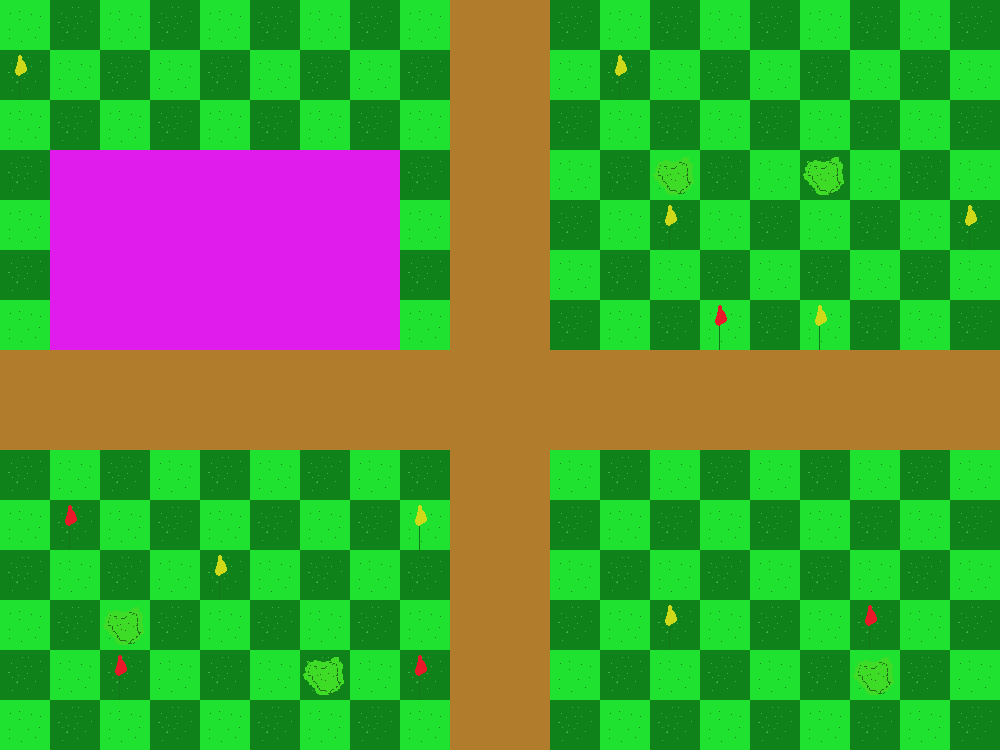

The image is a tile-based game level rendered from a .tmx file. Its description and source (layers, tilesets, objects; grid data summarised) follow:
An orthogonal 20x15 tile map with 50x50 px tiles, 3 tile layers (Floor, Flowers, Solid) and 4 objects (south, north, east, west).

<map version="1.10" tiledversion="1.10.0" orientation="orthogonal" renderorder="right-down" width="20" height="15" tilewidth="50" tileheight="50" infinite="0" nextlayerid="8" nextobjectid="15">
 <editorsettings>
  <export target="tilemap_test2.json" format="json" />
 </editorsettings>
 <tileset firstgid="1" name="tileset_test" tilewidth="50" tileheight="50" tilecount="25" columns="5">
  <image source="tileset_test.png" width="250" height="250" />
 </tileset>
 <group id="3" name="Background">
  <layer id="1" name="Floor" width="20" height="15">
   <data>[300 cells, 300 non-empty, 3 distinct tile ids]</data>
  </layer>
  <layer id="2" name="Flowers" width="20" height="15">
   <data>[300 cells, 13 non-empty, 2 distinct tile ids]</data>
  </layer>
 </group>
 <layer id="7" name="Solid" width="20" height="15">
  <data>[300 cells, 33 non-empty, 2 distinct tile ids]</data>
 </layer>
 <objectgroup id="6" name="Change">
  <object id="6" name="south" x="450" y="749" width="100" height="1">
   <properties>
    <property name="nextScene" value="" />
   </properties>
  </object>
  <object id="12" name="north" x="450" y="0" width="100" height="1">
   <properties>
    <property name="nextScene" value="Escena2" />
   </properties>
  </object>
  <object id="13" name="east" x="999" y="350" width="1" height="100">
   <properties>
    <property name="nextScene" value="" />
   </properties>
  </object>
  <object id="14" name="west" x="0" y="350" width="1" height="100">
   <properties>
    <property name="nextScene" value="" />
   </properties>
  </object>
 </objectgroup>
</map>
